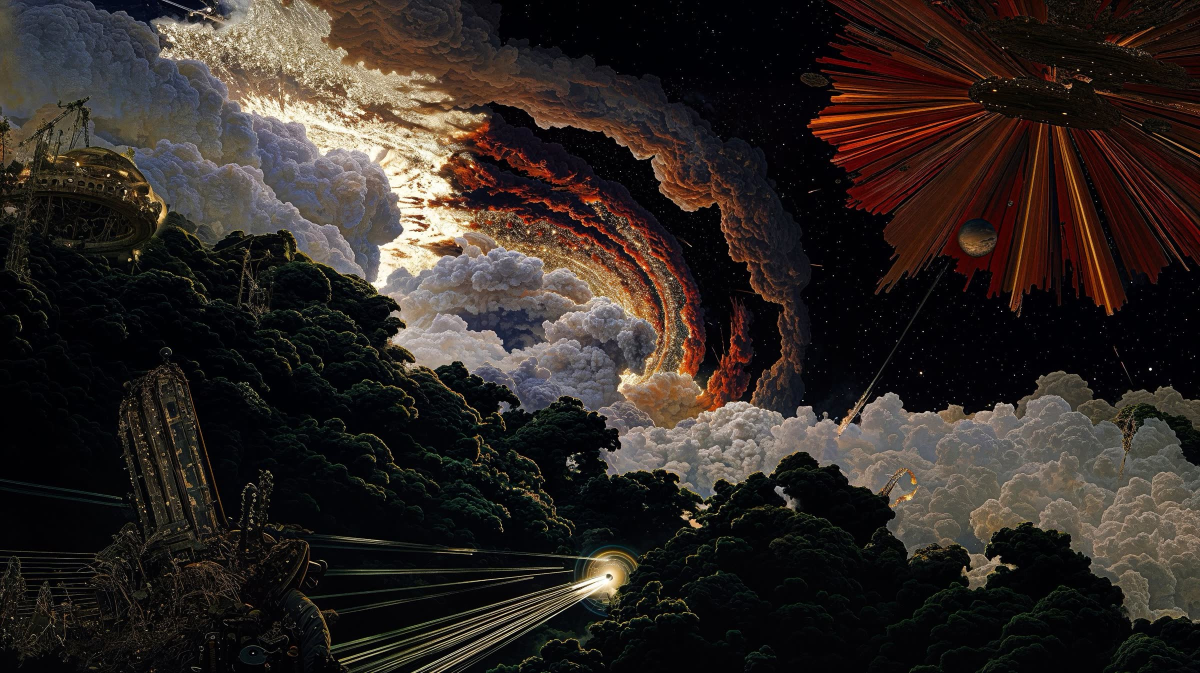
#> input picture hero/nebula.jpg, 2400 x 1346 px (shown at 1/2 size)
$ python build-images.py ../../album-covers/thumbs/109951163053555239.webp
#> lines starting #> are read from the running program, lines starting #| are printed output that depends on the picture
#!/usr/bin/env python3
r"""Rebuild the site's image renditions at the size they are actually painted.

Every image on this site is served larger than the box it lands in. This script
writes the smaller renditions, and only the smaller renditions - the sources it
reads are either left alone (photo/, album-covers/) or replaced by the same
picture at the right size (covers/, sport/, hero/).

  covers/                1920-2560px  ->  1280px   the dial's centre is ~520 CSS px
  album-covers/thumbs/   (new) 160px            a row's cover is 64 CSS px
  photo/wall/            (new) 560px            a board cell is at most 280 CSS px
  sport/                 1500-4489px  ->  1600px  the open panel is ~812 CSS px
  hero/                  same sizes, webp, plus the 1600w a dpr1 desktop needs

NEVER UPSCALED, NEVER CROPPED: a source smaller than the target keeps its own
size, and every file keeps its own aspect ratio.

QUALITY IS MEASURED AT THE SIZE THE PICTURE IS PAINTED, not at the file size.
Each output is compared against the source taken down to the same DISPLAY
pixels - the worst case is a dpr2 screen, so a cover is judged at 1040px and a
thumbnail at 128px - and the mean and p99.9 absolute error are reported. This
is the honest question: does the smaller file look different in its box? An
encode of a 160px thumbnail judged at 160px instead would fail on chroma
subsampling alone, which no one can see at 64 CSS px. Anything over the
threshold is re-encoded at a higher quality before it is written.

USAGE (Pillow is a build tool here; the site does not load it, and .venv is not
touched - see archive/fonts-subset/README.md for the same pattern):

    python -m pip install --target %TEMP%\pytools pillow
    set PYTHONPATH=%TEMP%\pytools
    python -B archive/image-refresh/build-images.py             # write
    python -B archive/image-refresh/build-images.py --dry-run   # report only
    python -B archive/image-refresh/build-images.py --only=covers
"""

import io
import sys
from pathlib import Path

from PIL import Image, ImageChops, ImageOps

ROOT = Path(__file__).resolve().parents[2]

QUALITY = [82, 88, 92]
# The gate is set where a difference stops being visible, and that was checked
# by eye as well as by number: the worst album thumbnail reports a mean of 7.6
# and is indistinguishable from its source at 128px (both panes, magnified 4x,
# are in the review that produced this file). Edge-heavy graphic art - a cover
# that is a logo on flat colour - puts a few levels of difference on a large
# share of its pixels, which a mean cannot tell apart from a real artifact. The
# tail is the sharper signal, so it carries the tighter limit.
MEAN_LIMIT = 3.0        # mean absolute error per channel, 0-255
TAIL_LIMIT = 48.0       # p99.9 absolute error, 0-255

try:
    sys.stdout.reconfigure(encoding="utf-8", errors="replace")
except Exception:
    pass

stats = []


def load(path):
    return ImageOps.exif_transpose(Image.open(path)).convert("RGB")


def measure(out_img, ref_img):
    """mean and p99.9 absolute error, per channel, at the display size

    The ENCODED file comes down to the reference, never the other way round:
    the reference is the source at display size, so scaling it up to the file
    size would judge the encoder at a resolution nobody ever sees."""
    if out_img.size != ref_img.size:
        out_img = out_img.resize(ref_img.size, Image.LANCZOS)
    diff = ImageChops.difference(out_img, ref_img)
    hist = [0] * 256
    for band in diff.split():
        for i, c in enumerate(band.histogram()):
            hist[i] += c
    total = out_img.width * out_img.height * 3
    mean = sum(i * c for i, c in enumerate(hist)) / total
    acc = 0
    tail = 255
    for i, c in enumerate(hist):
        acc += c
        if acc >= total * 0.999:
            tail = i
            break
    return mean, tail


def encode(img, q, fmt):
    buf = io.BytesIO()
    if fmt == "jpeg":
        img.save(buf, "JPEG", quality=q, optimize=True, progressive=True, subsampling=1)
    else:
        img.save(buf, "WEBP", quality=q, method=6)
    return buf.getvalue()


def convert(src, dst, target_w, display_w, dry, fmt="webp"):
    img = load(src)
    w, h = img.size
    if target_w and w > target_w:
        out = img.resize((target_w, max(1, round(h * target_w / w))), Image.LANCZOS)
    else:
        out = img
    # what the box shows: the file, or the display, whichever is smaller
    shown = min(out.width, display_w)
    ref = img.resize((shown, max(1, round(h * shown / w))), Image.LANCZOS)

    best = None
    for q in QUALITY:
        data = encode(out, q, fmt)
        m, t = measure(load(io.BytesIO(data)), ref)
        best = (q, data, m, t)
        if m <= MEAN_LIMIT and t <= TAIL_LIMIT:
            break
    q, data, m, t = best
    # A rendition that is bigger than what it replaces is not a rendition, and
    # "replaces" includes the in-place case - which is not theoretical: Pillow's
    # JPEG encoder came out ~19% LARGER than the plates already in hero/, so
    # re-encoding those in place would have been a straight regression.
    replacing = dst.exists()
    before = dst.stat().st_size if replacing else src.stat().st_size
    if replacing and len(data) >= before:
        stats.append((str(src.relative_to(ROOT)), "(kept source)",
                      "%dx%d" % (w, h), "%dx%d" % out.size, before, before, q, m, t))
        return
    if not dry:
        dst.parent.mkdir(parents=True, exist_ok=True)
        dst.write_bytes(data)
    stats.append((str(src.relative_to(ROOT)), str(dst.relative_to(ROOT)),
                  "%dx%d" % (w, h), "%dx%d" % out.size, before,
                  len(data), q, m, t))


def report(title, brief=0):
    print("")
    print("== %s" % title)
    print("  %-42s %-42s %-11s %-11s %9s %9s %3s %5s %5s"
          % ("source", "output", "src px", "out px", "before", "after", "q", "mean", "p999"))
    rows = stats
    if brief and len(stats) > brief:
        # worst offenders first, then the totals - 417 lines of thumbnails is noise
        rows = sorted(stats, key=lambda r: -r[7])[:brief]
        print("  (showing the %d worst of %d by mean error)" % (brief, len(stats)))
    for s, d, sp, op, b, a, q, m, t in rows:
        print("  %-42s %-42s %-11s %-11s %8.1fK %8.1fK %3d %5.2f %5.1f"
              % (s, d, sp, op, b / 1024, a / 1024, q, m, t))
    tb = sum(r[4] for r in stats)
    ta = sum(r[5] for r in stats)
    if stats:
        print("  TOTAL %d files  %.2f MB -> %.2f MB (%.1f%%)"
              % (len(stats), tb / 1048576, ta / 1048576, 100.0 * ta / tb if tb else 0))
    stats.clear()


def wanted(name, only):
    return not only or name in only


def main():
    args = [a for a in sys.argv[1:] if not a.startswith("--only=")]
    only = set()
    for a in sys.argv[1:]:
        if a.startswith("--only="):
            only = set(a.split("=", 1)[1].split(","))
    dry = "--dry-run" in args

    if wanted("covers", only):
        for src in sorted((ROOT / "covers").glob("*")):
            if src.suffix.lower() in (".jpg", ".jpeg", ".png", ".webp", ".avif"):
                convert(src, src.with_suffix(".webp"), 1280, 1040, dry)
        report("covers/ -> 1280px webp (judged at 1040, the dial's centre on dpr2)")

    if wanted("albums", only):
        for src in sorted((ROOT / "album-covers").glob("*.jpg")):
            convert(src, ROOT / "album-covers" / "thumbs" / (src.stem + ".webp"), 160, 128, dry)
        report("album-covers/thumbs/ -> 160px webp (judged at 128, the row on dpr2)", brief=6)

    if wanted("wall", only):
        for src in sorted((ROOT / "photo").glob("*.jpg")):
            convert(src, ROOT / "photo" / "wall" / (src.stem + ".webp"), 560, 560, dry)
        report("photo/wall/ -> 560px webp (judged at 560, a cell on dpr2)")

    if wanted("sport", only):
        for src in sorted((ROOT / "sport").glob("*.webp")):
            convert(src, src, 1600, 1600, dry)
        report("sport/ -> 1600px webp, in place (judged at 1600)")

    if wanted("hero", only):
        # JPEG, not WebP: these three are already well encoded and webp came out
        # LARGER at the same measured quality, so the format stays for the sake
        # of the one thing that actually changes here - the missing 1600w cut.
        for name in ("nebula.jpg", "nebula-tall.jpg", "nebula-1200.jpg"):
            src = ROOT / "hero" / name
            if src.exists():
                convert(src, src, None, 1440, dry, fmt="jpeg")
#> in load, returned value is the input picture: PIL image 2400x1346 RGB; mean R, G, B 47.6, 39.8, 36
#> the loop in measure, `for band in diff.split():` made 3 passes
#> after the loop in measure, `for band in diff.split():`: hist = 256 values, max 1647875 at index 0, min 0 at index 24, mean 13635
#> in measure, `mean = sum(i * c for i, c in enumerate(hist)) / total`: mean = 0.848
#> the loop in measure, `for i, c in enumerate(hist):` made 9 passes
#> (c, acc, tail) on pass 9: (2546, 3487472, 8)
#> (c, acc) on passes 1 to 6: (1647875, 1647875), (1160904, 2808779), (431201, 3239980), (152399, 3392379), (55111, 3447490), (22255, 3469745)
#> after the loop in measure, `for i, c in enumerate(hist):`: acc = 3487472
#> in convert, `m, t = measure(load(io.BytesIO(data)), ref)`: m = 0.848; t = 8
#> in convert, `q, data, m, t = best`: q = 82
#> pass 2 of the loop in main, `for name in ("nebula.jpg", "nebula-tall.jpg", "nebula-1200.jpg"):`:
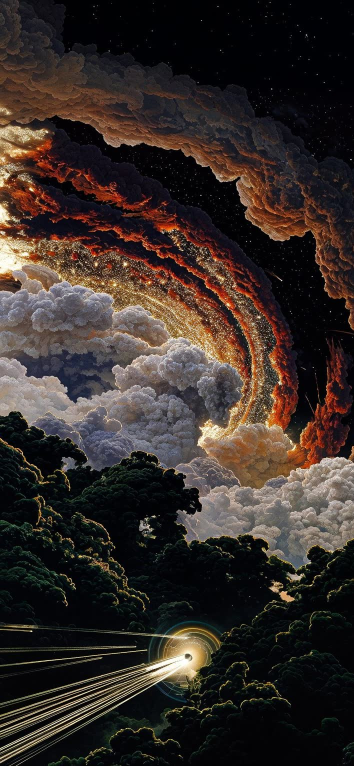
#> input picture hero/nebula-tall.jpg, 708 x 1532 px (shown at 1/2 size)
#> in load, returned value is the input picture: PIL image 708x1532 RGB; mean R, G, B 54.3, 44.6, 40.6
#> in measure (call 2), `diff = ImageChops.difference(out_img, ref_img)`:
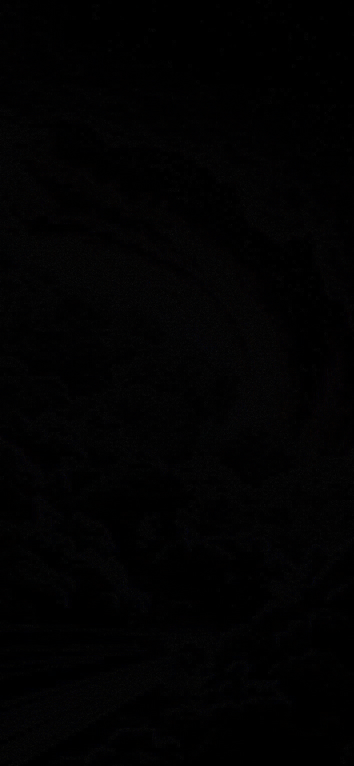
#> diff: PIL image 708x1532 RGB (shown at 1/2 size); mean R, G, B 1.9, 1.7, 2
#> the loop in measure (call 2), `for band in diff.split():` made 3 passes
#> after the loop in measure (call 2), `for band in diff.split():`: hist = 256 values, max 1282380 at index 0, min 0 at index 31, mean 12710.8
#> mean = 1.85
#> the loop in measure (call 2), `for i, c in enumerate(hist):` made 17 passes
#> (c, acc, tail) on pass 17: (1719, 3251276, 16)
#> after the loop in measure (call 2), `for i, c in enumerate(hist):`: acc = 3251276
#> pass 3 of the loop in main, `for name in ("nebula.jpg", "nebula-tall.jpg", "nebula-1200.jpg"):`:
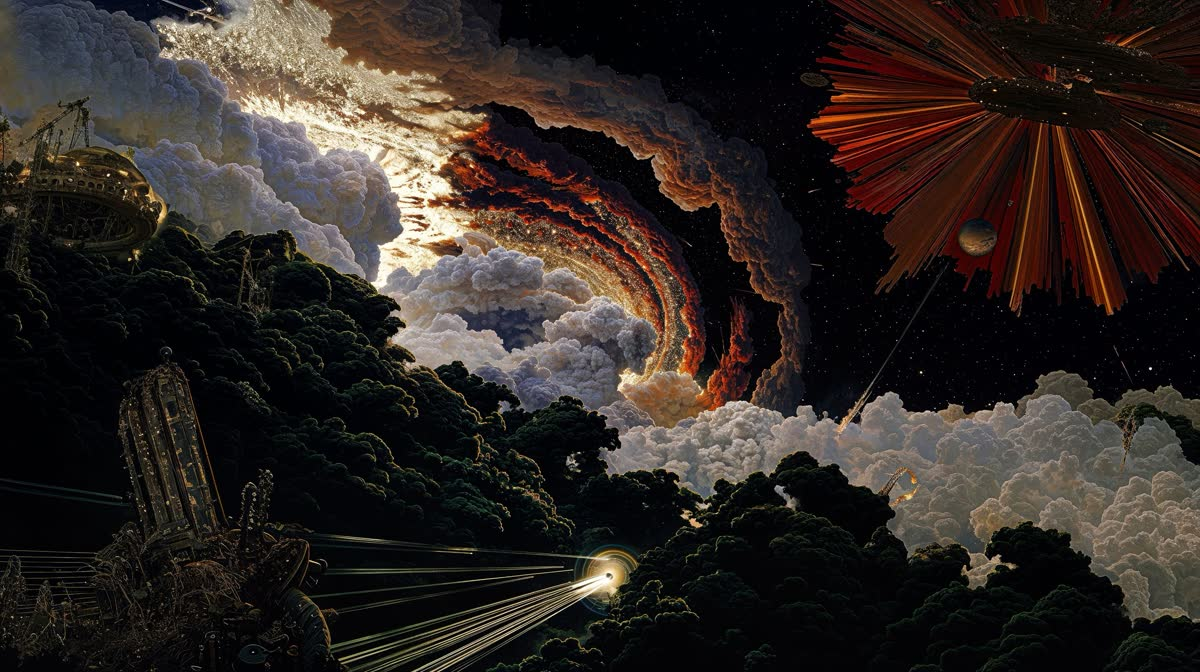
#> input picture hero/nebula-1200.jpg, 1200 x 672 px
#> in load, returned value is the input picture: PIL image 1200x672 RGB; mean R, G, B 47.5, 39.8, 35.9
#> in measure (call 3), `diff = ImageChops.difference(out_img, ref_img)`:
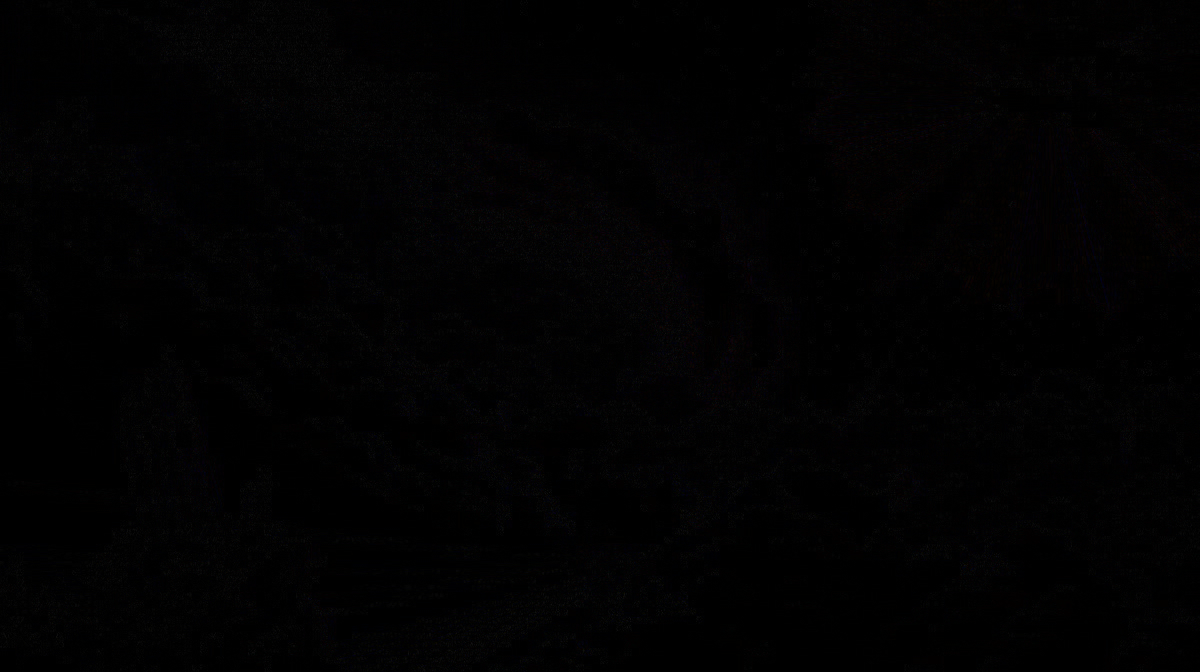
#> diff: PIL image 1200x672 RGB; mean R, G, B 1.6, 1.4, 1.7
#> the loop in measure (call 3), `for band in diff.split():` made 3 passes
#> after the loop in measure (call 3), `for band in diff.split():`: hist = 256 values, max 936904 at index 0, min 0 at index 29, mean 9450
#> mean = 1.58
#> the loop in measure (call 3), `for i, c in enumerate(hist):` made 15 passes
#> (c, acc, tail) on pass 15: (1196, 2417270, 14)
#> after the loop in measure (call 3), `for i, c in enumerate(hist):`: acc = 2417270
        src = ROOT / "hero" / "nebula.jpg"
        if src.exists():
            convert(src, ROOT / "hero" / "nebula-1600.jpg", 1600, 1600, dry, fmt="jpeg")
#> in measure (call 4), `diff = ImageChops.difference(out_img, ref_img)`:
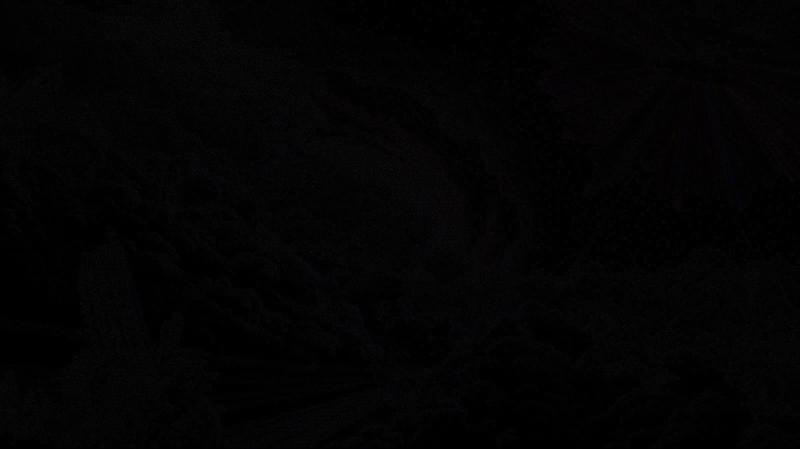
#> diff: PIL image 1600x897 RGB (shown at 1/2 size); mean R, G, B 3.1, 2.9, 3.2
#> the loop in measure (call 4), `for band in diff.split():` made 3 passes
#> after the loop in measure (call 4), `for band in diff.split():`: hist = 256 values, max 943946 at index 0, min 0 at index 43, mean 16818.8
#> in measure (call 4), `mean = sum(i * c for i, c in enumerate(hist)) / total`: mean = 3.08
#> the loop in measure (call 4), `for i, c in enumerate(hist):` made 23 passes
#> (c, acc, tail) on pass 23: (1346, 4302519, 22)
#> (c, acc) on passes 1 to 6: (943946, 943946), (889520, 1833466), (610885, 2444351), (452016, 2896367), (345352, 3241719), (262904, 3504623)
#> after the loop in measure (call 4), `for i, c in enumerate(hist):`: acc = 4302519
#> pass 2 of the loop in convert, `for q in QUALITY:`:
#> in measure (call 5), `diff = ImageChops.difference(out_img, ref_img)`:
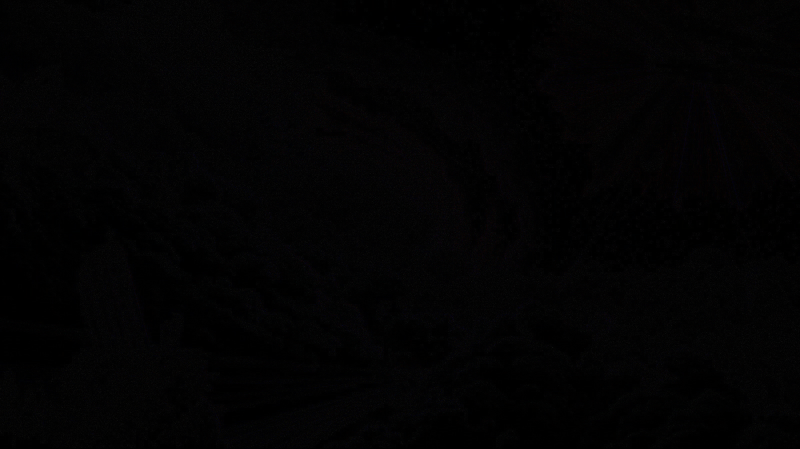
#> diff: PIL image 1600x897 RGB (shown at 1/2 size); mean R, G, B 2.5, 2.3, 2.6
#> the loop in measure (call 5), `for band in diff.split():` made 3 passes
#> after the loop in measure (call 5), `for band in diff.split():`: hist = 256 values, max 1058266 at index 0, min 0 at index 38, mean 16818.8
#> mean = 2.45
#> the loop in measure (call 5), `for i, c in enumerate(hist):` made 17 passes
#> (c, acc, tail) on pass 17: (2301, 4301518, 16)
#> after the loop in measure (call 5), `for i, c in enumerate(hist):`: acc = 4301518
        report("hero/ -> re-encoded jpeg in place + the 1600w candidate (judged at 1440)")
#|   TOTAL 4 files  1.29 MB -> 1.29 MB (100.0%)

    if not dry:
        print("")
        print("== sources the replacements make redundant (delete by hand)")
        for d in (ROOT / "covers", ROOT / "hero"):
            for f in sorted(d.glob("*")):
                if f.suffix.lower() in (".jpg", ".jpeg", ".png", ".avif"):
                    print("  %-40s %8.1f KB" % (f.relative_to(ROOT), f.stat().st_size / 1024))
#> pass 2 of the loop in main, `for d in (ROOT / "covers", ROOT / "hero"):`:
    return 0


if __name__ == "__main__":
    sys.exit(main())
#> (the program exits here)
